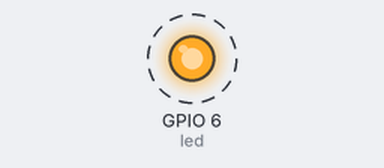
This sketch was run on a simulated Seeed XIAO ESP32-C3. Shown: output pins drawn as LEDs (lit = HIGH). Dashed ring = blinking.

Above: at 0.5 s.
Timing chart, 0 to 4.6 s (numbered marks = the images above):
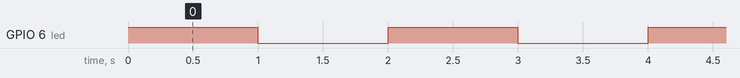

Measured:
- by itself, GPIO 6 (led): alternates HIGH for 1.0 s and LOW for 1.0 s

The sketch:

Blink.ino
```cpp
// define led according to pin diagram in article
const int led = D4; // there is no LED_BUILTIN available for the XIAO ESP32C3.

void setup() {
  // initialize digital pin led as an output
  pinMode(led, OUTPUT);
}

void loop() {
  digitalWrite(led, HIGH);   // turn the LED on
  delay(1000);               // wait for a second
  digitalWrite(led, LOW);    // turn the LED off
  delay(1000);               // wait for a second
}
```
